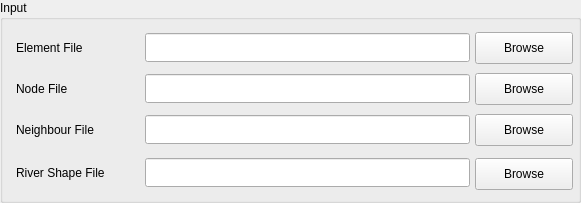
  <widget class="QGroupBox" name="groupBoxInput1">
   <property name="geometry">
    <rect>
     <x>15</x>
     <y>12</y>
     <width>581</width>
     <height>203</height>
    </rect>
   </property>
   <property name="title">
    <string>Input</string>
   </property>
   <widget class="QPushButton" name="pushButtonElementFile">
    <property name="geometry">
     <rect>
      <x>475</x>
      <y>32</y>
      <width>98</width>
      <height>32</height>
     </rect>
    </property>
    <property name="text">
     <string>Browse</string>
    </property>
    <property name="checkable">
     <bool>false</bool>
    </property>
    <property name="autoDefault">
     <bool>false</bool>
    </property>
    <property name="flat">
     <bool>false</bool>
    </property>
   </widget>
   <widget class="QLabel" name="textLabel1">
    <property name="geometry">
     <rect>
      <x>16</x>
      <y>32</y>
      <width>111</width>
      <height>31</height>
     </rect>
    </property>
    <property name="text">
     <string>Element File</string>
    </property>
   </widget>
   <widget class="QLineEdit" name="lineEditElementFile">
    <property name="geometry">
     <rect>
      <x>145</x>
      <y>33</y>
      <width>325</width>
      <height>29</height>
     </rect>
    </property>
    <property name="font">
     <font>
      <pointsize>14</pointsize>
      <weight>75</weight>
      <bold>true</bold>
     </font>
    </property>
   </widget>
   <widget class="QLineEdit" name="lineEditNodeFile">
    <property name="geometry">
     <rect>
      <x>145</x>
      <y>74</y>
      <width>325</width>
      <height>29</height>
     </rect>
    </property>
    <property name="font">
     <font>
      <pointsize>14</pointsize>
      <weight>75</weight>
      <bold>true</bold>
     </font>
    </property>
   </widget>
   <widget class="QLabel" name="textLabel1_3">
    <property name="geometry">
     <rect>
      <x>16</x>
      <y>73</y>
      <width>111</width>
      <height>31</height>
     </rect>
    </property>
    <property name="text">
     <string>Node File</string>
    </property>
   </widget>
   <widget class="QPushButton" name="pushButtonNodeFile">
    <property name="geometry">
     <rect>
      <x>475</x>
      <y>73</y>
      <width>98</width>
      <height>32</height>
     </rect>
    </property>
    <property name="text">
     <string>Browse</string>
    </property>
    <property name="checkable">
     <bool>false</bool>
    </property>
    <property name="autoDefault">
     <bool>false</bool>
    </property>
    <property name="flat">
     <bool>false</bool>
    </property>
   </widget>
   <widget class="QLineEdit" name="lineEditNeighbourFile">
    <property name="geometry">
     <rect>
      <x>145</x>
      <y>115</y>
      <width>325</width>
      <height>29</height>
     </rect>
    </property>
    <property name="font">
     <font>
      <pointsize>14</pointsize>
      <weight>75</weight>
      <bold>true</bold>
     </font>
    </property>
   </widget>
   <widget class="QLabel" name="textLabel1_4">
    <property name="geometry">
     <rect>
      <x>16</x>
      <y>114</y>
      <width>111</width>
      <height>31</height>
     </rect>
    </property>
    <property name="text">
     <string>Neighbour File</string>
    </property>
   </widget>
   <widget class="QPushButton" name="pushButtonNeighbourFile">
    <property name="geometry">
     <rect>
      <x>475</x>
      <y>114</y>
      <width>98</width>
      <height>32</height>
     </rect>
    </property>
    <property name="text">
     <string>Browse</string>
    </property>
    <property name="checkable">
     <bool>false</bool>
    </property>
    <property name="autoDefault">
     <bool>false</bool>
    </property>
    <property name="flat">
     <bool>false</bool>
    </property>
   </widget>
   <widget class="QLineEdit" name="lineEditRiverFile">
    <property name="geometry">
     <rect>
      <x>145</x>
      <y>158</y>
      <width>325</width>
      <height>29</height>
     </rect>
    </property>
    <property name="font">
     <font>
      <pointsize>14</pointsize>
      <weight>75</weight>
      <bold>true</bold>
     </font>
    </property>
   </widget>
   <widget class="QLabel" name="textLabel1_5">
    <property name="geometry">
     <rect>
      <x>16</x>
      <y>157</y>
      <width>111</width>
      <height>31</height>
     </rect>
    </property>
    <property name="text">
     <string>River Shape File</string>
    </property>
   </widget>
   <widget class="QPushButton" name="pushButtonRiverFile">
    <property name="geometry">
     <rect>
      <x>475</x>
      <y>158</y>
      <width>98</width>
      <height>32</height>
     </rect>
    </property>
    <property name="text">
     <string>Browse</string>
    </property>
    <property name="checkable">
     <bool>false</bool>
    </property>
    <property name="autoDefault">
     <bool>false</bool>
    </property>
    <property name="flat">
     <bool>false</bool>
    </property>
   </widget>
  </widget>
